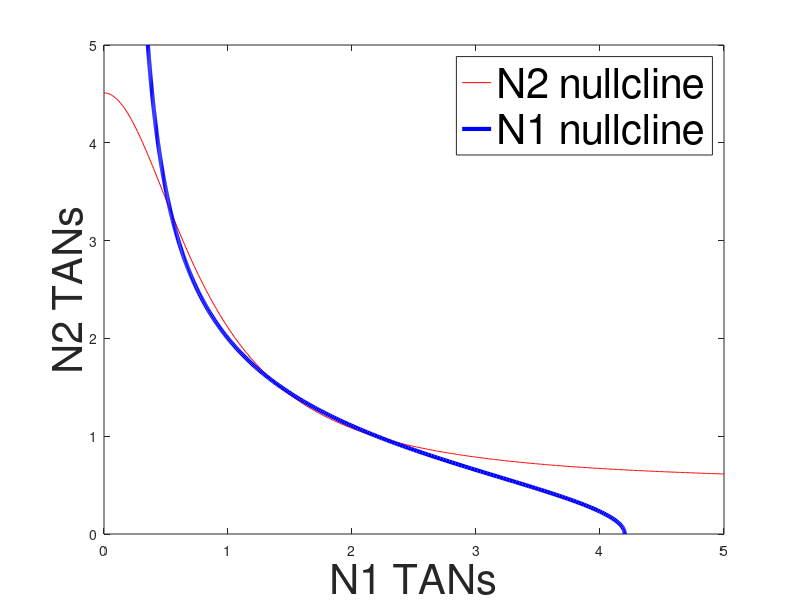

Write the MATLAB code that produced this figure.
clc; clear; close all;

% log(2)/24 = 0.0289
mu_1 = 0.0289;
mu_2 = 0.0289;

lambda_S = 0.0289;
lambda_6 = 0.000289;
lambda_G = 0.0289;

k_1 = 0.1156;
k_2 = 1;
k_3 = 0.1156;
k_4 = 1;

alpha = 1;
beta = 1.5;

S = 0.2;
G = 0.5;

% N2 nullcline
N1_base = 0:0.01:5;
N2 = (lambda_6+lambda_G*G+k_3*k_4^2./(k_4^2+beta*N1_base.^2))./mu_2;

% N1 nullcline
N2_base = 0:0.01:5;
N1 = (lambda_S*S+k_1*k_2^2./(k_2^2+alpha*N2_base.^2))./mu_1;

% [x, y] = meshgrid(linspace(0, 5, 100), linspace(0, 5, 100));
% 
% dx = lambda_S*S+k_1*k_2^2./(k_2^2+alpha*y.^2)-mu_1*x;
% dy = lambda_6+lambda_G*G+k_3*k_4^2./(k_4^2+beta*x.^2)-mu_2*y;
% 
% norm = sqrt(dx.^2+dy.^2);
% dx_norm = dx./norm;
% dy_norm = dy./norm;

figure(1)
% quiver(x, y, dx_norm, dy_norm)
% hold on
plot(N1_base, N2, 'r', N1, N2_base, 'b', 'linewidth', 3)
xlabel('N1 TANs', 'fontsize', 30)
ylabel('N2 TANs', 'fontsize', 30)
legend({'N2 nullcline', 'N1 nullcline'}, 'fontsize', 30)
